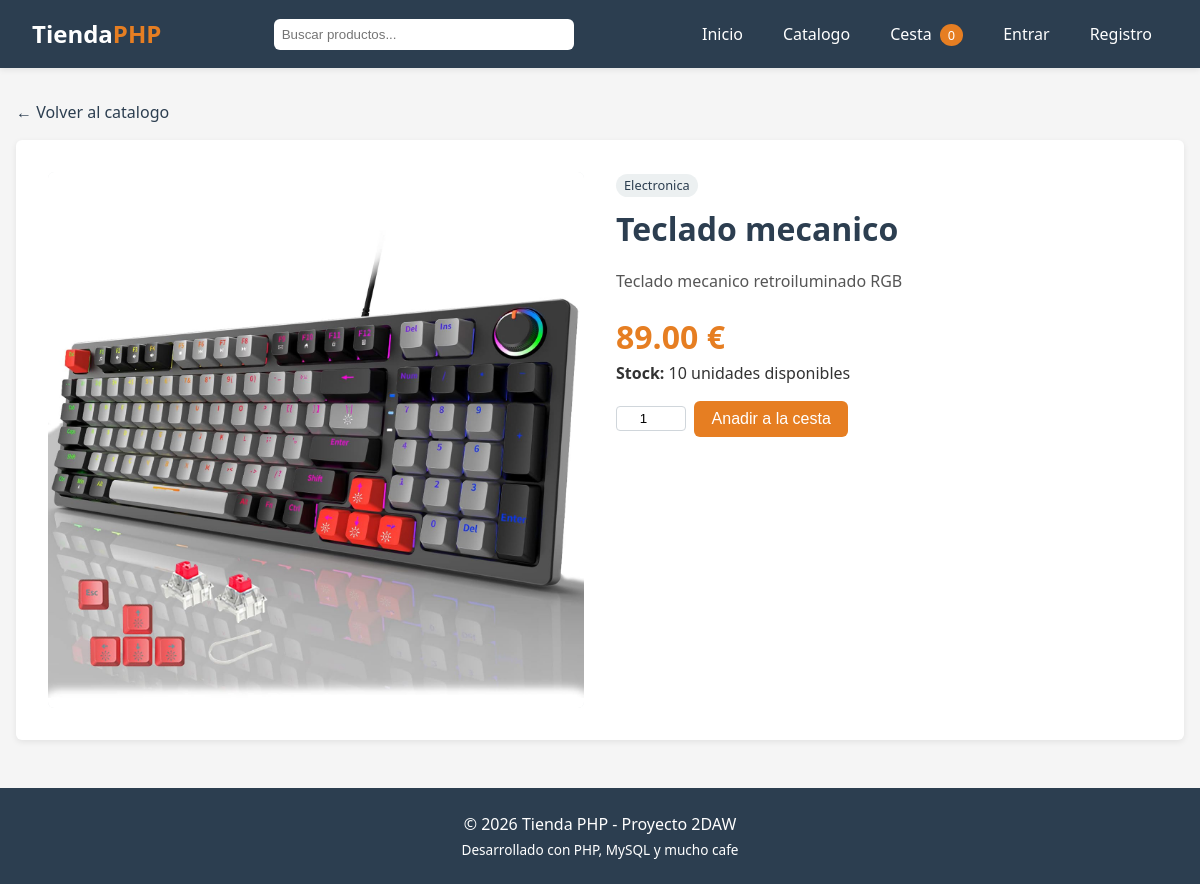
/producto/detalle/3, run on the app's committed database.
### tables this page shows
CREATE TABLE productos (
    id            INT AUTO_INCREMENT PRIMARY KEY,
    categoria_id  INT NOT NULL,
    nombre        VARCHAR(150) NOT NULL,
    descripcion   TEXT,
    precio        DECIMAL(10,2) NOT NULL DEFAULT 0,
    stock         INT NOT NULL DEFAULT 0,
    imagen        VARCHAR(255) DEFAULT 'sin-imagen.svg',
    visible       TINYINT(1) NOT NULL DEFAULT 1,
    fecha_alta    DATETIME DEFAULT CURRENT_TIMESTAMP,
    CONSTRAINT fk_producto_categoria
        FOREIGN KEY (categoria_id) REFERENCES categorias(id)
        ON DELETE RESTRICT ON UPDATE CASCADE
);

CREATE TABLE categorias (
    id          INT AUTO_INCREMENT PRIMARY KEY,
    nombre      VARCHAR(100) NOT NULL UNIQUE,
    descripcion TEXT,
    fecha_alta  DATETIME DEFAULT CURRENT_TIMESTAMP
);

### src/Controladores/ProductoControlador.php (called while the page is built, shortened)
<?php
class ProductoControlador
{
    public function detalle($id = null): void
    {
        $modelo   = new Producto();
        $producto = $modelo->obtenerUno((int) $id);
        require APP . '/Vistas/comunes/cabecera.php';
        require APP . '/Vistas/productos/detalle.php';
        require APP . '/Vistas/comunes/pie.php';
    }
}

### src/Rutas/Rutas.php (called while the page is built, shortened)
<?php
class Rutas
{
    public static function registrar(): void
    {
        Enrutador::agregar('GET', '/producto/detalle/:id', function ($id) {
            (new ProductoControlador())->detalle($id);
        });
        Enrutador::despachar();
    }
}

### public/index.php (called while the page is built, shortened)
<?php
require_once APP . '/init.php';
require_once APP . '/Rutas/Rutas.php';
Rutas::registrar();

### src/init.php (called while the page is built, shortened)
<?php
spl_autoload_register(function (string $clase) {
    $rutasPosibles = [
        CONFIG              . '/' . $clase . '.php',
        APP . '/Modelos/'       . $clase . '.php',
        APP . '/Controladores/' . $clase . '.php',
        APP . '/Lib/'           . $clase . '.php',
        APP . '/Rutas/'         . $clase . '.php',
    ];
    foreach ($rutasPosibles as $ruta) {
        if (is_file($ruta)) {
            return;
        }
    }
});

### config/Conexion.php (called while the page is built, shortened)
<?php
class Conexion
{
    private static $pdo = null;
    public static function abrir(): PDO
    {
        if (self::$pdo === null) {
            $dsn = 'mysql:host=' . self::HOST
                 . ';dbname='   . self::BD
                 . ';charset='  . self::CHARSET;
            $opciones = [
                PDO::ATTR_ERRMODE            => PDO::ERRMODE_EXCEPTION,
                PDO::ATTR_DEFAULT_FETCH_MODE => PDO::FETCH_ASSOC,
                PDO::ATTR_EMULATE_PREPARES   => false,
            ];
            try {
                self::$pdo = new PDO($dsn, self::USUARIO, self::CLAVE, $opciones);
            } catch (PDOException $e) {
                die('No se ha podido conectar con la base de datos: ' . $e->getMessage());
            }
        }
        return self::$pdo;
    }
}

### src/Modelos/Producto.php (called while the page is built, shortened)
<?php
class Producto
{
    private $bd;
    public function __construct()
    {
        $this->bd = Conexion::abrir();
    }
    public function obtenerUno(int $id): ?array
    {
        $sql = "SELECT p.*, c.nombre AS categoria_nombre
                FROM productos p
                INNER JOIN categorias c ON c.id = p.categoria_id
                WHERE p.id = :id";
        $stmt = $this->bd->prepare($sql);
        $stmt->execute([':id' => $id]);
        $fila = $stmt->fetch();
        return $fila ?: null;
    }
}

### src/Vistas/productos/detalle.php (the view, shortened to what this page needs)
<div style="margin-bottom:1rem;">
    <a href="<?= URL_BASE ?>/producto">&larr; Volver al catalogo</a>
</div>
<article class="detalle-producto">
    <img src="<?= URL_BASE ?>/img/<?= htmlspecialchars($producto['imagen']) ?>"
         alt="<?= htmlspecialchars($producto['nombre']) ?>"
         onerror="this.src='<?= URL_BASE ?>/img/sin-imagen.svg'">
    <div>
        <span class="etiqueta-categoria"><?= htmlspecialchars($producto['categoria_nombre']) ?></span>
        <h1 style="margin-top:.5rem;"><?= htmlspecialchars($producto['nombre']) ?></h1>
        <p style="margin-top:1rem;color:#555;">
            <?= nl2br(htmlspecialchars($producto['descripcion'])) ?>
        </p>
        <p class="precio" style="font-size:2rem;color:var(--color-acento);font-weight:bold;margin-top:1.25rem;">
            <?= number_format($producto['precio'], 2) ?> &euro;
        </p>
        <p style="margin-bottom:1rem;">
            <?php if ((int) $producto['stock'] > 0): ?>
                <strong>Stock:</strong> <?= $producto['stock'] ?> unidades disponibles
            <?php else: ?>
                <strong style="color:var(--color-error);">Producto sin stock</strong>
            <?php endif; ?>
        </p>
        <?php if ((int) $producto['stock'] > 0): ?>
            <form method="POST" action="<?= URL_BASE ?>/cesta/anadir" style="display:flex;gap:.5rem;align-items:center;">
                <input type="number" name="cantidad" value="1" min="1" max="<?= $producto['stock'] ?>"
                       class="input-cantidad">
                <button type="submit" class="boton">Anadir a la cesta</button>
            </form>
        <?php endif; ?>
    </div>
</article>

### public/css/estilo.css (style rules this page uses)
:root { --color-principal: #2c3e50; --color-acento: #e67e22; --color-acento-osc: #ca6f1e; --color-fondo: #f5f5f5; --color-texto: #333; --color-suave: #ecf0f1; --color-borde: #d0d6db; --color-ok: #27ae60; --color-error: #c0392b; --radio: 6px; --sombra: 0 2px 6px rgba(0,0,0,.08); }
* { margin: 0; padding: 0; box-sizing: border-box; }
body { font-family: 'Segoe UI', Tahoma, sans-serif; line-height: 1.5; color: var(--color-texto); background: var(--color-fondo); }
a { color: var(--color-principal); text-decoration: none; }
h1, h2, h3 { color: var(--color-principal); margin-bottom: 1rem; }
h1 { font-size: 2rem; }
.boton { display: inline-block; background: var(--color-acento); color: #fff; padding: .55rem 1.1rem; border-radius: var(--radio); border: 0; cursor: pointer; font-size: 1rem; transition: background .2s; }
.etiqueta-categoria { background: var(--color-suave); color: var(--color-principal); font-size: .8rem; padding: 2px 8px; border-radius: 999px; display: inline-block; }
.detalle-producto { display: grid; gap: 2rem; grid-template-columns: 1fr 1fr; background: #fff; padding: 2rem; border-radius: var(--radio); box-shadow: var(--sombra); }
.detalle-producto img { width: 100%; border-radius: var(--radio); background: var(--color-suave); }
.input-cantidad { width: 70px; padding: .25rem; border: 1px solid var(--color-borde); border-radius: 4px; text-align: center; }

### data on the page
productos: imagen (picture), categoria.nombre "Electronica", nombre "Teclado mecanico", descripcion "Teclado mecanico retroiluminado RGB", precio "89.00", stock "10"

### other printed values
$_unidadesCesta "0"
